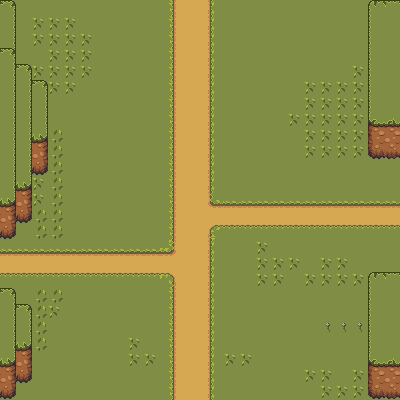

Rendered tile map (Tiled .tmx) drawn with the repository's tilesets; below, a short description and the map source with its tile grids summarised:
An orthogonal 25x25 tile map with 16x16 px tiles, 4 tile layers (BackGround, Ground, Obstacles, AboveObstacles) and 7 objects.

<map version="1.10" tiledversion="1.10.2" orientation="orthogonal" renderorder="left-down" width="25" height="25" tilewidth="16" tileheight="16" infinite="0" nextlayerid="6" nextobjectid="18">
 <tileset firstgid="1" source="16.tsx" />
 <layer id="4" name="BackGround" width="25" height="25">
  <data>[625 cells, 625 non-empty, 1 distinct tile ids]</data>
 </layer>
 <layer id="1" name="Ground" width="25" height="25">
  <data>[625 cells, 245 non-empty, 11 distinct tile ids]</data>
 </layer>
 <layer id="2" name="Obstacles" width="25" height="25">
  <data>[625 cells, 82 non-empty, 18 distinct tile ids]</data>
 </layer>
 <layer id="3" name="AboveObstacles" width="25" height="25">
  <data>[625 cells, 2 non-empty, 2 distinct tile ids]</data>
 </layer>
 <objectgroup id="5" name="Object Layer 1">
  <object id="1" x="-2" y="285" width="14" height="109" />
  <object id="2" x="15" y="304.667" width="16" height="76.3333" />
  <object id="3" x="1.33333" y="1.33333" width="14" height="238" />
  <object id="4" x="15.6667" y="17.3333" width="15" height="205.333" />
  <object id="5" x="30" y="81.3333" width="18" height="93.3333" />
  <object id="12" x="367.333" y="271" width="32" height="129" />
  <object id="13" x="368.333" y="-0.280702" width="30.3333" height="159.948" />
 </objectgroup>
</map>
